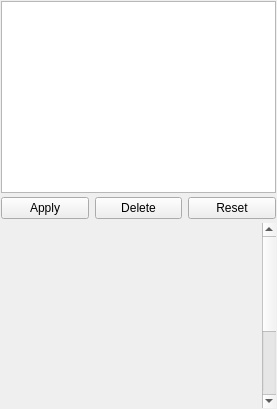
<?xml version="1.0" encoding="UTF-8"?>
<ui version="4.0">
 <class>VtkEditFiltersWidget</class>
 <widget class="QWidget" name="VtkEditFiltersWidget">
  <property name="geometry">
   <rect>
    <x>0</x>
    <y>0</y>
    <width>277</width>
    <height>409</height>
   </rect>
  </property>
  <property name="sizePolicy">
   <sizepolicy hsizetype="Minimum" vsizetype="Preferred">
    <horstretch>0</horstretch>
    <verstretch>0</verstretch>
   </sizepolicy>
  </property>
  <property name="minimumSize">
   <size>
    <width>256</width>
    <height>0</height>
   </size>
  </property>
  <property name="windowTitle">
   <string>Edit Filters</string>
  </property>
  <layout class="QGridLayout" name="gridLayout">
   <property name="leftMargin">
    <number>1</number>
   </property>
   <property name="topMargin">
    <number>1</number>
   </property>
   <property name="rightMargin">
    <number>1</number>
   </property>
   <property name="bottomMargin">
    <number>1</number>
   </property>
   <property name="spacing">
    <number>4</number>
   </property>
   <item row="0" column="0">
    <widget class="QTreeWidget" name="treeWidget">
     <property name="sizePolicy">
      <sizepolicy hsizetype="Minimum" vsizetype="Preferred">
       <horstretch>0</horstretch>
       <verstretch>0</verstretch>
      </sizepolicy>
     </property>
     <property name="uniformRowHeights">
      <bool>true</bool>
     </property>
     <property name="headerHidden">
      <bool>true</bool>
     </property>
     <column>
      <property name="text">
       <string notr="true">1</string>
      </property>
     </column>
    </widget>
   </item>
   <item row="1" column="0">
    <widget class="QWidget" name="buttonWidget" native="true">
     <property name="sizePolicy">
      <sizepolicy hsizetype="Minimum" vsizetype="Fixed">
       <horstretch>0</horstretch>
       <verstretch>0</verstretch>
      </sizepolicy>
     </property>
     <layout class="QHBoxLayout" name="filterButtonLayout">
      <property name="leftMargin">
       <number>0</number>
      </property>
      <property name="topMargin">
       <number>0</number>
      </property>
      <property name="rightMargin">
       <number>0</number>
      </property>
      <property name="bottomMargin">
       <number>0</number>
      </property>
      <item>
       <widget class="QPushButton" name="applyButton">
        <property name="sizePolicy">
         <sizepolicy hsizetype="Preferred" vsizetype="Fixed">
          <horstretch>0</horstretch>
          <verstretch>0</verstretch>
         </sizepolicy>
        </property>
        <property name="text">
         <string>Apply</string>
        </property>
       </widget>
      </item>
      <item>
       <widget class="QPushButton" name="deleteButton">
        <property name="sizePolicy">
         <sizepolicy hsizetype="Preferred" vsizetype="Fixed">
          <horstretch>0</horstretch>
          <verstretch>0</verstretch>
         </sizepolicy>
        </property>
        <property name="text">
         <string>Delete</string>
        </property>
       </widget>
      </item>
      <item>
       <widget class="QPushButton" name="resetButton">
        <property name="sizePolicy">
         <sizepolicy hsizetype="Preferred" vsizetype="Fixed">
          <horstretch>0</horstretch>
          <verstretch>0</verstretch>
         </sizepolicy>
        </property>
        <property name="text">
         <string>Reset</string>
        </property>
       </widget>
      </item>
     </layout>
    </widget>
   </item>
   <item row="2" column="0">
    <widget class="QScrollArea" name="scrollArea">
     <property name="enabled">
      <bool>true</bool>
     </property>
     <property name="sizePolicy">
      <sizepolicy hsizetype="MinimumExpanding" vsizetype="Expanding">
       <horstretch>0</horstretch>
       <verstretch>1</verstretch>
      </sizepolicy>
     </property>
     <property name="frameShape">
      <enum>QFrame::NoFrame</enum>
     </property>
     <property name="frameShadow">
      <enum>QFrame::Sunken</enum>
     </property>
     <property name="horizontalScrollBarPolicy">
      <enum>Qt::ScrollBarAsNeeded</enum>
     </property>
     <property name="sizeAdjustPolicy">
      <enum>QAbstractScrollArea::AdjustToContents</enum>
     </property>
     <property name="widgetResizable">
      <bool>false</bool>
     </property>
     <property name="alignment">
      <set>Qt::AlignLeading|Qt::AlignLeft|Qt::AlignTop</set>
     </property>
     <widget class="QWidget" name="scrollAreaWidgetContents">
      <property name="geometry">
       <rect>
        <x>0</x>
        <y>0</y>
        <width>255</width>
        <height>307</height>
       </rect>
      </property>
      <property name="sizePolicy">
       <sizepolicy hsizetype="MinimumExpanding" vsizetype="Expanding">
        <horstretch>0</horstretch>
        <verstretch>1</verstretch>
       </sizepolicy>
      </property>
      <property name="minimumSize">
       <size>
        <width>255</width>
        <height>0</height>
       </size>
      </property>
      <layout class="QVBoxLayout" name="scrollLayout">
       <property name="spacing">
        <number>8</number>
       </property>
       <property name="sizeConstraint">
        <enum>QLayout::SetDefaultConstraint</enum>
       </property>
       <property name="leftMargin">
        <number>0</number>
       </property>
       <property name="topMargin">
        <number>0</number>
       </property>
       <property name="rightMargin">
        <number>0</number>
       </property>
       <property name="bottomMargin">
        <number>0</number>
       </property>
       <item>
        <widget class="VtkToggleWidget" name="toggleFilterProperties" native="true">
         <property name="sizePolicy">
          <sizepolicy hsizetype="MinimumExpanding" vsizetype="Minimum">
           <horstretch>0</horstretch>
           <verstretch>0</verstretch>
          </sizepolicy>
         </property>
        </widget>
       </item>
       <item>
        <widget class="VtkToggleWidget" name="toggleRenderProperties" native="true">
         <property name="sizePolicy">
          <sizepolicy hsizetype="MinimumExpanding" vsizetype="Minimum">
           <horstretch>0</horstretch>
           <verstretch>0</verstretch>
          </sizepolicy>
         </property>
        </widget>
       </item>
       <item>
        <spacer name="verticalSpacer">
         <property name="orientation">
          <enum>Qt::Vertical</enum>
         </property>
         <property name="sizeType">
          <enum>QSizePolicy::Expanding</enum>
         </property>
         <property name="sizeHint" stdset="0">
          <size>
           <width>20</width>
           <height>0</height>
          </size>
         </property>
        </spacer>
       </item>
      </layout>
     </widget>
    </widget>
   </item>
  </layout>
 </widget>
 <customwidgets>
  <customwidget>
   <class>VtkToggleWidget</class>
   <extends>QWidget</extends>
   <header location="global">VtkSIMPL/QtWidgets/VtkToggleWidget.h</header>
   <container>1</container>
  </customwidget>
 </customwidgets>
 <resources/>
 <connections/>
</ui>
